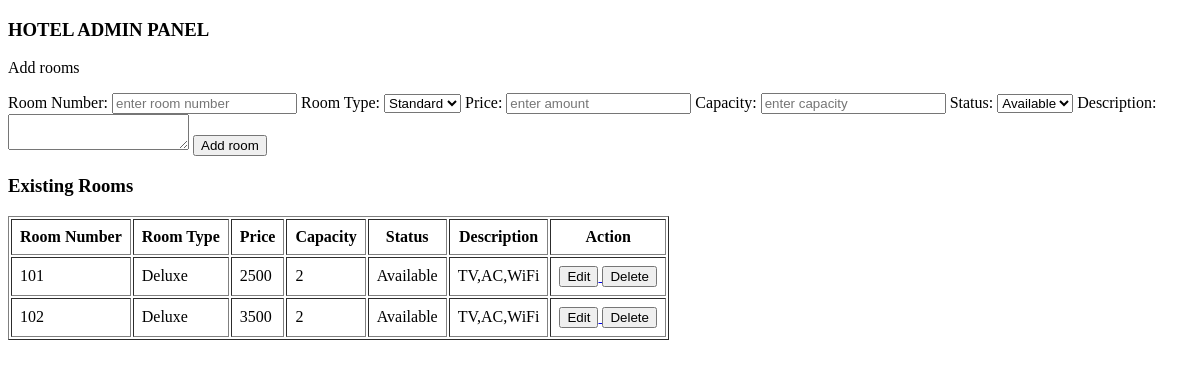
/admin, run on an earlier commit of the app's database.
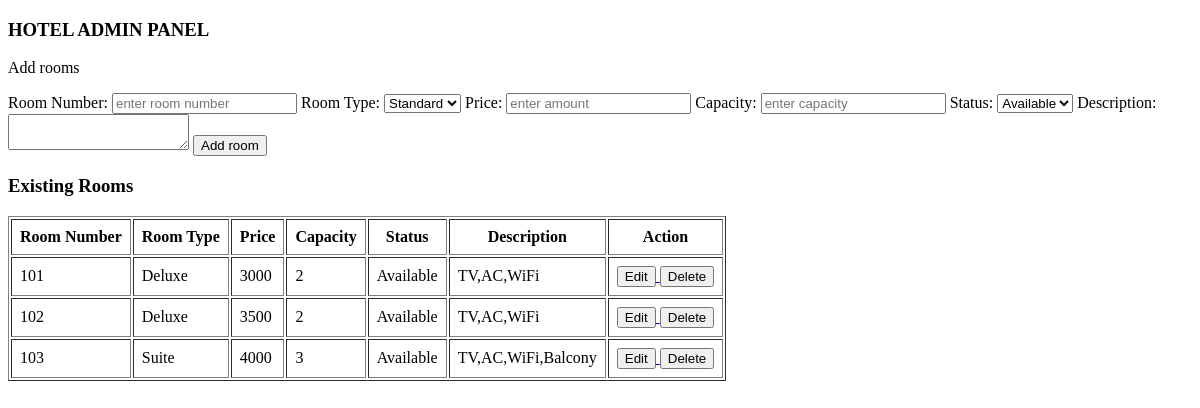
And on a later commit of the database.
### app/models/room.py (models this page shows)
class Room(Base):
    __tablename__="rooms"
    id=Column(Integer,primary_key=True,index=True)
    room_num=Column(Integer,nullable=False,unique=True)
    status=Column(String,nullable=False)
    room_type=Column(String,nullable=False)
    price=Column(Integer,nullable=False)
    description=Column(String,nullable=False)
    capacity=Column(Integer,nullable=False)

### main.py (the view)
@app.get("/admin", response_class=HTMLResponse)
def admin(request: Request):
    db = SessionLocal()
    rooms = db.query(Room).all()
    db.close()
    return templates.TemplateResponse(
        "admin.html",
        {
            "request": request,
            "rooms": rooms
        }
    )

### app/templates/admin.html (shortened to what this page needs)
<!DOCTYPE html>
<html lang="en">
<head>
</head>
<body>
    <h3>HOTEL ADMIN PANEL</h3>
    <p>Add rooms</p>
    <form action="/add_room" method="POST">
        <label for="room_num">Room Number:</label>
        <input type="number" placeholder="enter room number" id="room_num" name="room_num">
        <label for="room_type">Room Type:</label>
        <select name="room_type">
            <option>Standard</option>
        </select>
        <label for="price">Price:</label>
        <input type="number" placeholder="enter amount" id="price" name= "price">
        <label for="capacity">Capacity:</label>
        <input type="number" placeholder="enter capacity" id="capacity" name="capacity">
        <label for="status">Status:</label>
        <select name="status">
            <option>Available</option>
        </select>
        <label for="description">Description:</label>
        <textarea name="description" id="description"></textarea>
        <button>Add room</button>
    </form>
    <h3>Existing Rooms</h3>
    <table border="1" cellpadding="8">
    <tr>
        <th>Room Number</th>
        <th>Room Type</th>
        <th>Price</th>
        <th>Capacity</th>
        <th>Status</th>
        <th>Description</th>
        <th>Action</th>
    </tr>
    {% for room in rooms %}
    <tr>
        <td>{{ room.room_num }}</td>
        <td>{{ room.room_type }}</td>
        <td>{{ room.price }}</td>
        <td>{{ room.capacity }}</td>
        <td>{{ room.status }}</td>
        <td>{{ room.description }}</td>
        <td>
             <a href="/edit_room/{{ room.id }}">
                <button>Edit</button>
             </a>
             <a href="/delete_room/{{ room.id }}">
                <button>Delete</button>
             </a>
        </td>
    </tr>
    {% endfor %}
    </table>
</body>
</html>

What changed in the data, as far as the page shows it:
changed Room (number 1 of 3 on the later page): price "2500" → "3000"
added Room: room_num "103", room_type "Suite", price "4000", capacity "3", status "Available", description "TV,AC,WiFi,Balcony"
